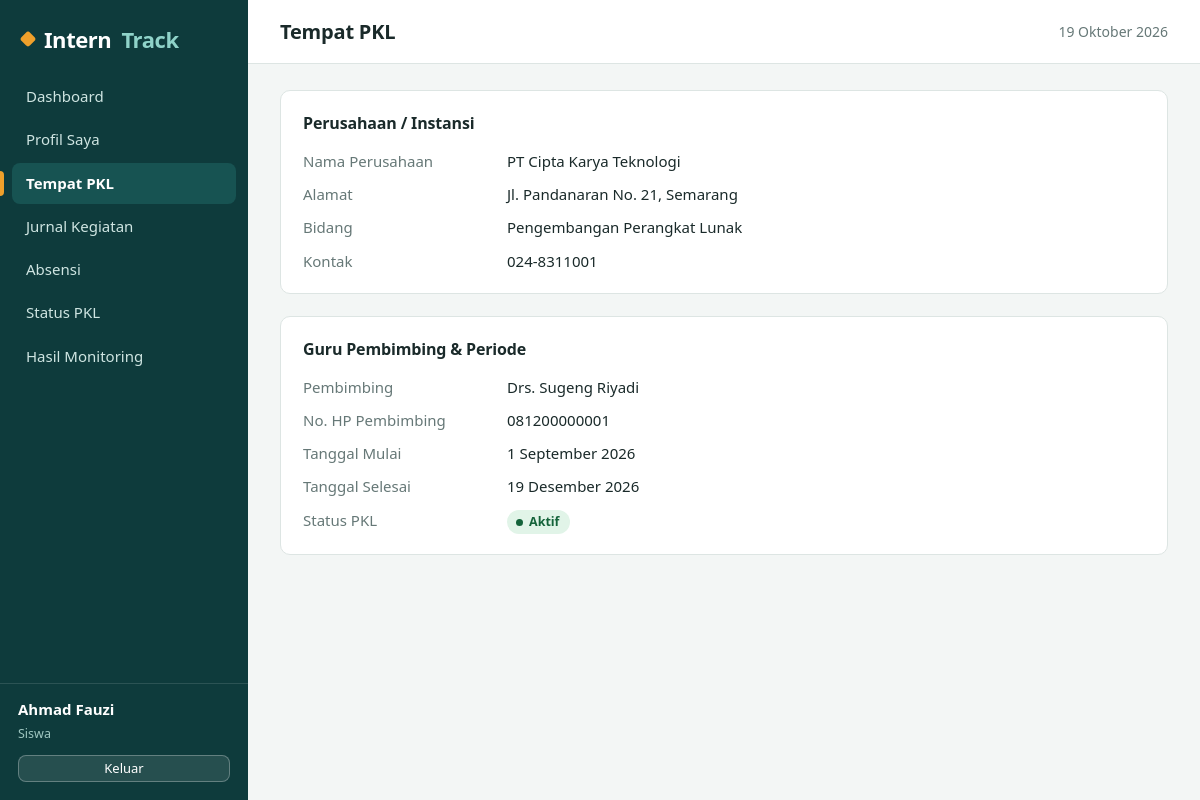
Page /siswa/tempat_pkl.php (signed in) on the committed database.
### tables this page shows
CREATE TABLE siswa (
  id_siswa INT AUTO_INCREMENT PRIMARY KEY,
  id_user  INT NOT NULL UNIQUE,
  nis      VARCHAR(20)  NOT NULL UNIQUE,
  nama     VARCHAR(100) NOT NULL,
  kelas    VARCHAR(20),
  jurusan  VARCHAR(60),
  no_hp    VARCHAR(20),
  alamat   VARCHAR(255),
  CONSTRAINT fk_siswa_user FOREIGN KEY (id_user) REFERENCES users(id_user) ON DELETE CASCADE
);

CREATE TABLE penempatan (
  id_penempatan INT AUTO_INCREMENT PRIMARY KEY,
  id_siswa      INT NOT NULL UNIQUE,
  id_perusahaan INT NOT NULL,
  id_pembimbing INT NOT NULL,
  tgl_mulai     DATE NOT NULL,
  tgl_selesai   DATE NOT NULL,
  status        ENUM('Belum Mulai','Aktif','Selesai') NOT NULL DEFAULT 'Belum Mulai',
  CONSTRAINT fk_pen_siswa      FOREIGN KEY (id_siswa)      REFERENCES siswa(id_siswa)           ON DELETE CASCADE,
  CONSTRAINT fk_pen_perusahaan FOREIGN KEY (id_perusahaan) REFERENCES perusahaan(id_perusahaan) ON DELETE RESTRICT,
  CONSTRAINT fk_pen_pembimbing FOREIGN KEY (id_pembimbing) REFERENCES pembimbing(id_pembimbing) ON DELETE RESTRICT
);

CREATE TABLE perusahaan (
  id_perusahaan   INT AUTO_INCREMENT PRIMARY KEY,
  nama_perusahaan VARCHAR(120) NOT NULL,
  alamat          VARCHAR(255),
  bidang          VARCHAR(100),
  kontak          VARCHAR(30)
);

CREATE TABLE pembimbing (
  id_pembimbing INT AUTO_INCREMENT PRIMARY KEY,
  nip           VARCHAR(25),
  nama          VARCHAR(100) NOT NULL,
  no_hp         VARCHAR(20),
  bidang        VARCHAR(80)
);

### config/database.php (called while the page is built, shortened)
<?php
function db(): PDO
{
    static $pdo = null;
    if ($pdo === null) {
        try {
            $pdo = new PDO(
                'mysql:host=' . DB_HOST . ';dbname=' . DB_NAME . ';charset=utf8mb4',
                DB_USER,
                DB_PASS,
                [
                    PDO::ATTR_ERRMODE            => PDO::ERRMODE_EXCEPTION,
                    PDO::ATTR_DEFAULT_FETCH_MODE => PDO::FETCH_ASSOC,
                ]
            );
        } catch (PDOException $ex) {
            http_response_code(500);
            exit('Koneksi database gagal. Pastikan database "interntrack" sudah diimpor dan config/database.php benar.');
        }
    }
    return $pdo;
}

### siswa/tempat_pkl.php (the view, shortened to what this page needs)
<?php
require_once __DIR__ . '/../config/app.php';
$p = penempatan_saya();
$judul = 'Tempat PKL';
include __DIR__ . '/../includes/header.php';
?>
<div class="card"><h3>Perusahaan / Instansi</h3>
<dl class="det">
    <dt>Nama Perusahaan</dt><dd><?= e($p['nama_perusahaan']) ?></dd><dt>Alamat</dt><dd><?= e($p['alamat_perusahaan']) ?></dd>
    <dt>Bidang</dt><dd><?= e($p['bidang']) ?></dd><dt>Kontak</dt><dd><?= e($p['kontak']) ?></dd>
</dl></div>
<div class="card"><h3>Guru Pembimbing &amp; Periode</h3>
<dl class="det">
    <dt>Pembimbing</dt><dd><?= e($p['pembimbing']) ?></dd><dt>No. HP Pembimbing</dt><dd><?= e($p['hp_pembimbing']) ?></dd>
    <dt>Tanggal Mulai</dt><dd><?= tgl_id($p['tgl_mulai']) ?></dd><dt>Tanggal Selesai</dt><dd><?= tgl_id($p['tgl_selesai']) ?></dd>
    <dt>Status PKL</dt><dd><?= badge($p['status']) ?></dd>
</dl></div>
<?php include __DIR__ . '/../includes/footer.php'; ?>

### includes/header.php (shortened to what this page needs)
<?php
$u    = user();
$role = $u['role'] ?? '';
if ($role === 'admin') {
    $menu = [
        ['Dashboard', 'admin/dashboard.php'],
        ['Data Siswa', 'admin/siswa.php'],
        ['Data Perusahaan', 'admin/perusahaan.php'],
        ['Data Pembimbing', 'admin/pembimbing.php'],
        ['Penempatan PKL', 'admin/penempatan.php'],
        ['Aktivitas Siswa', 'admin/jurnal.php'],
        ['Kehadiran', 'admin/absensi.php'],
        ['Monitoring', 'admin/monitoring.php'],
        ['Laporan'],
        ['Laporan Data Siswa', 'laporan/siswa.php'],
        ['Laporan Kehadiran', 'laporan/kehadiran.php'],
        ['Laporan Monitoring', 'laporan/monitoring.php'],
    ];
} else {
    $menu = [
        ['Dashboard', 'siswa/dashboard.php'],
        ['Profil Saya', 'siswa/profil.php'],
        ['Tempat PKL', 'siswa/tempat_pkl.php'],
        ['Jurnal Kegiatan', 'siswa/jurnal.php'],
        ['Absensi', 'siswa/absensi.php'],
        ['Status PKL', 'siswa/status.php'],
        ['Hasil Monitoring', 'siswa/monitoring.php'],
    ];
}
$self = str_replace('\\', '/', $_SERVER['SCRIPT_NAME']);
?><!DOCTYPE html>
<html lang="id">
<head>
<link rel="stylesheet" href="<?= url('assets/css/style.css') ?>">
</head>
<body>
<aside class="side">
    <div class="brand">Intern<span>Track</span></div>
    <nav>
    <?php foreach ($menu as $m): ?>
        <?php if (count($m) === 1): ?>
            <div class="nav-h"><?= e($m[0]) ?></div>
        <?php else: $on = substr($self, -strlen('/' . $m[1])) === '/' . $m[1]; ?>
            <a class="<?= $on ? 'on' : '' ?>" href="<?= url($m[1]) ?>"><?= e($m[0]) ?></a>
        <?php endif; ?>
    <?php endforeach; ?>
    </nav>
    <div class="side-foot">
        <b><?= e($u['nama'] ?? '') ?></b>
        <small><?= $role === 'admin' ? 'Admin / Pembimbing' : 'Siswa' ?></small>
        <a class="btn btn-sm btn-light" href="<?= url('auth/logout.php') ?>">Keluar</a>
    </div>
</aside>
<main>
    <header class="top"><h1><?= e($judul ?? '') ?></h1><span class="tgl"><?= tgl_id(date('Y-m-d')) ?></span></header>
    <section class="content">

### config/app.php (shortened to what this page needs)
<?php
require_once __DIR__ . '/database.php';
function e($v): string { return htmlspecialchars((string)$v, ENT_QUOTES, 'UTF-8'); }
function url(string $p = ''): string { return BASE_URL . '/' . ltrim($p, '/'); }
function user() { return $_SESSION['user'] ?? null; }
function siswa_login()
{
    $st = db()->prepare('SELECT * FROM siswa WHERE id_user = ?');
    $st->execute([user()['id_user']]);
    return $st->fetch() ?: null;
}
function penempatan_saya()
{
    $s = siswa_login();
    $st = db()->prepare(
        'SELECT p.*, pr.nama_perusahaan, pr.alamat AS alamat_perusahaan, pr.bidang, pr.kontak,
                pb.nama AS pembimbing, pb.nip, pb.no_hp AS hp_pembimbing
         FROM penempatan p
         JOIN perusahaan pr ON pr.id_perusahaan = p.id_perusahaan
         JOIN pembimbing pb ON pb.id_pembimbing = p.id_pembimbing
         WHERE p.id_siswa = ?'
    );
    $st->execute([$s['id_siswa']]);
    return $st->fetch() ?: null;
}
function tgl_id(?string $d): string
{
    $bln = ['', 'Januari', 'Februari', 'Maret', 'April', 'Mei', 'Juni', 'Juli', 'Agustus', 'September', 'Oktober', 'November', 'Desember'];
    $t = strtotime($d);
    return date('j', $t) . ' ' . $bln[(int)date('n', $t)] . ' ' . date('Y', $t);
}
function badge(string $teks): string
{
    $map = [
        'Sangat Baik' => 'ok', 'Baik' => 'info', 'Perlu Perhatian' => 'warn', 'Perlu Pembinaan' => 'bad',
        'Aktif' => 'ok', 'Selesai' => 'info', 'Belum Mulai' => 'muted', 'Belum Ada Data' => 'muted',
        'Hadir' => 'ok', 'Izin' => 'info', 'Sakit' => 'warn', 'Alpa' => 'bad',
    ];
    return '<span class="badge b-' . ($map[$teks] ?? 'muted') . '">' . e($teks) . '</span>';
}

### assets/css/style.css (style rules this page uses)
:root { --ink:#0E3B3C; --ink-2:#175352; --teal:#127A72; --teal-d:#0C5D57; --teal-l:#E3F1EE; --amber:#EFA02B; --amber-l:#FDF1DC; --bg:#F3F6F5; --card:#fff; --line:#DDE5E3; --tx:#1A2A2A; --mut:#667877; --ok:#14633A; --ok-l:#E1F4E8; --info:#1D5A87; --info-l:#E0EEF8; --warn:#8A5A00; --warn-l:#FDF0D5; --bad:#9C2B1F; --bad-l:#FBE4E1; --muted-l:#ECEFEE; --r:10px; --font:"Segoe UI Variable Text","Segoe UI",system-ui,-apple-system,"Helvetica Neue",Arial,sans-serif; }
* { box-sizing:border-box }
html { -webkit-text-size-adjust:100% }
body { margin:0;font:15px/1.55 var(--font);color:var(--tx);background:var(--bg);display:flex;min-height:100vh }
h1,h2,h3 { letter-spacing:-.01em }
a { color:var(--teal-d) }
.side { width:248px;background:var(--ink);color:#fff;display:flex;flex-direction:column;position:sticky;top:0;height:100vh;flex-shrink:0 }
.brand { font-size:22px;font-weight:700;padding:22px 22px 16px;letter-spacing:-.02em;display:flex;align-items:center;gap:10px }
.brand::before { content:"";width:12px;height:12px;border-radius:3px;background:var(--amber);transform:rotate(45deg);flex-shrink:0 }
.brand span { color:#8fd3c9 }
.side nav { flex:1;overflow:auto;padding:4px 12px }
.side nav a { display:block;color:#cfe5e2;text-decoration:none;padding:9px 14px;border-radius:8px;margin-bottom:2px;position:relative;transition:background .15s,color .15s }
.side nav a.on { background:var(--ink-2);color:#fff;font-weight:600 }
.side nav a.on::before { content:"";position:absolute;left:-12px;top:8px;bottom:8px;width:4px;border-radius:0 4px 4px 0;background:var(--amber) }
.side-foot { padding:14px 18px 18px;border-top:1px solid rgba(255,255,255,.12);display:flex;flex-direction:column;gap:2px }
.side-foot b { font-weight:600 }
.side-foot small { color:#9fc7c1;margin-bottom:10px }
main { flex:1;min-width:0 }
.top { background:#fff;border-bottom:1px solid var(--line);padding:16px 32px;display:flex;align-items:center;justify-content:space-between;gap:16px;position:sticky;top:0;z-index:5 }
.top h1 { margin:0;font-size:20px;font-weight:650 }
.top .tgl { color:var(--mut);font-size:14px }
.content { padding:26px 32px 40px;max-width:1280px }
.card { background:var(--card);border:1px solid var(--line);border-radius:var(--r);padding:20px 22px;margin-bottom:22px }
.card h3 { margin:0 0 14px;font-size:16px;font-weight:650 }
.btn { display:inline-flex;align-items:center;justify-content:center;gap:6px;border:1px solid #c9d6d3;background:#fff;color:var(--tx);padding:8px 15px;border-radius:8px;cursor:pointer;font:inherit;font-weight:500;text-decoration:none;line-height:1.3;transition:background .15s,border-color .15s }
.btn-light { background:rgba(255,255,255,.1);border-color:rgba(255,255,255,.28);color:#fff }
.btn-sm { padding:4px 11px;font-size:13px }
.badge { display:inline-flex;align-items:center;gap:6px;padding:2px 11px 2px 9px;border-radius:99px;font-size:12.5px;font-weight:600;white-space:nowrap }
.badge::before { content:"";width:7px;height:7px;border-radius:50%;background:currentColor }
.b-ok { background:var(--ok-l);color:var(--ok) }
dl.det { display:grid;grid-template-columns:190px 1fr;gap:10px 14px;margin:0 }
dl.det dt { color:var(--mut) }
dl.det dd { margin:0;font-weight:500 }

### rows in the picture
siswa: nama "Ahmad Fauzi"
penempatan: id_perusahaan.nama_perusahaan "PT Cipta Karya Teknologi", id_perusahaan.alamat "Jl. Pandanaran No. 21, Semarang", id_perusahaan.bidang "Pengembangan Perangkat Lunak", id_perusahaan.kontak "024-8311001", id_pembimbing.nama "Drs. Sugeng Riyadi", id_pembimbing.no_hp "081200000001", tgl_mulai "1 September 2026", tgl_selesai "19 Desember 2026", status "Aktif"

### other values in the picture
$m[0] "Dashboard"
$m[0] "Profil Saya"
$m[0] "Tempat PKL"
$m[0] "Jurnal Kegiatan"
$m[0] "Absensi"
$m[0] "Status PKL"
$m[0] "Hasil Monitoring"
$judul "Tempat PKL"
